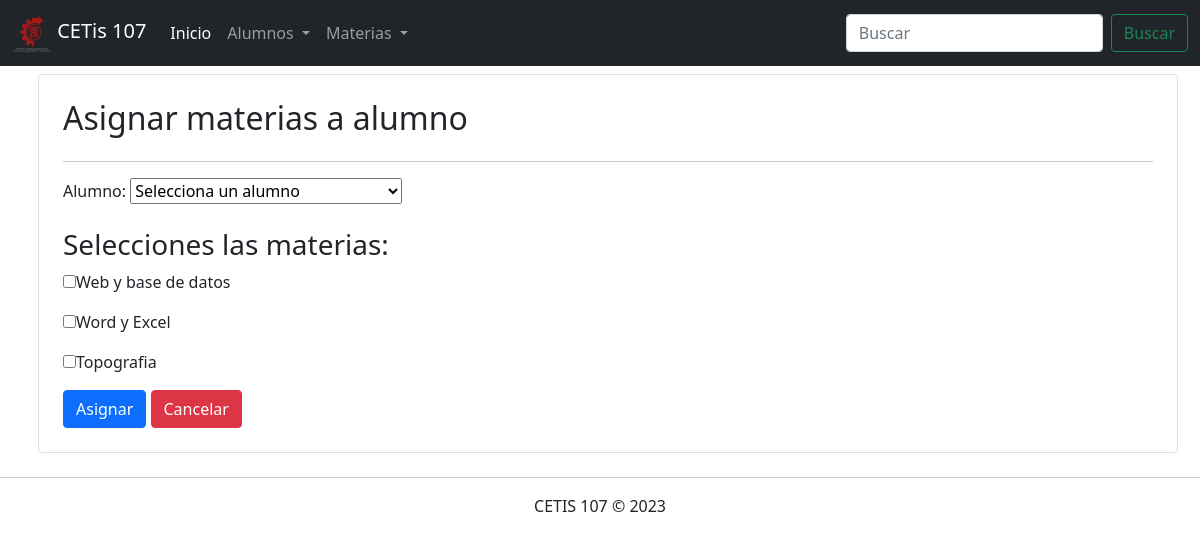
/AsignarMaterias.php, run on the app's committed database.
### tables this page shows
CREATE TABLE `materias` (
  `id` int(11) NOT NULL,
  `nombre` varchar(100) NOT NULL,
  `semestre` int(11) NOT NULL,
  `especialidad` varchar(100) NOT NULL
);

### AsignarMaterias.php (the view, shortened to what this page needs)
<!DOCTYPE html>
<html lang="en">
<head>
    <link rel="stylesheet" href="css/bootstrap.css">
</head>
<body>
    <?php
        include 'menu.php';
        include 'conexion.php';
        $sql_materias ="SELECT * FROM materias";
        $datos_materias= $conexion->query($sql_materias);
    ?>
    <div class="container">
        <div class="row">
            <div class="col-12 card p-4 m-2">
                <h2>Asignar materias a alumno</h2><hr>
                <form action="GuardarAsignacion.php" method="POST" >
                    <label for="">Alumno:</label>
                    <select name="alumno" id="form-control">
                        <option value="">Selecciona un alumno</option>
                    </select><br><br>
                    <h3>Selecciones las materias:</h3>
             <?php  if($datos_materias->num_rows >0){
                    while($registro = $datos_materias->fetch_assoc()){ ?>
                    <p><input type="checkbox" name="materias[]" value=""><?php echo $registro["nombre"];?></p>
                   <?php } } ?>
                   <div>
                    <input type="submit" class="btn btn-primary" value="Asignar">
                    <a href="inicio.php" class="btn btn-danger">Cancelar</a>
                   </div>
                </form>
            </div>
        </div>
    </div>
        <footer class="text-center">
            <hr>
            CETIS 107 &copy; 2023
        </footer>
</body>
</html>

### data on the page
materias: nombre "Web y base de datos"
materias: nombre "Word y Excel"
materias: nombre "Topografia"
